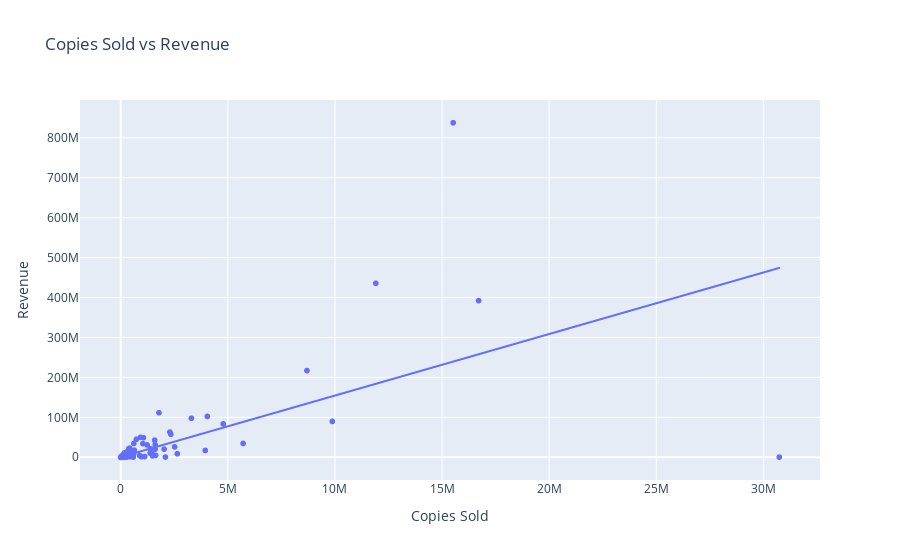

Notebook code for this chart:
### Code cell
# Plot Regression and Scatter for copies_sold and revenue

def plot_copies_sold_and_revenue_regression():
    # Linear regression model
    X = top_1500_steam[['copies_sold']]
    y = top_1500_steam['revenue']
    model = LinearRegression().fit(X, y)
    predicted_revenue = model.predict(X)

    # Scatter plot with regression line
    fig = px.scatter(
        top_1500_steam,
        x="copies_sold",
        y="revenue",
        title="Copies Sold vs Revenue",
        labels={"copies_sold": "Copies Sold", "revenue": "Revenue"},
    )
    fig.add_traces(px.line(top_1500_steam, x="copies_sold", y=predicted_revenue).data)

    return fig
fig = plot_copies_sold_and_revenue_regression()
fig.show()

### Figure 1 — Plotly figure (JSON) as saved in the notebook; plotly's stock layout.template omitted (floating-point values rounded to 4 significant figures; data arrays with more than 128 entries replaced by an {"elided": "..."} marker saying what was removed)
{"data": [{"hovertemplate": "Copies Sold=%{x}<br>Revenue=%{y}<extra></extra>", "legendgroup": "", "marker": {"color": "#636efa", "symbol": "circle"}, "mode": "markers", "name": "", "showlegend": false, "type": "scattergl", "x": {"elided": "1500 int values"}, "xaxis": "x", "y": {"elided": "1500 float values"}, "yaxis": "y"}, {"hovertemplate": "copies_sold=%{x}<br>y=%{y}<extra></extra>", "legendgroup": "", "line": {"color": "#636efa", "dash": "solid"}, "marker": {"symbol": "circle"}, "mode": "lines", "name": "", "showlegend": false, "type": "scattergl", "x": {"elided": "1500 int values"}, "xaxis": "x", "y": {"elided": "1500 float values"}, "yaxis": "y"}], "layout": {"legend": {"tracegroupgap": 0}, "title": {"text": "Copies Sold vs Revenue"}, "xaxis": {"anchor": "y", "domain": [0, 1], "title": {"text": "Copies Sold"}}, "yaxis": {"anchor": "x", "domain": [0, 1], "title": {"text": "Revenue"}}}}
